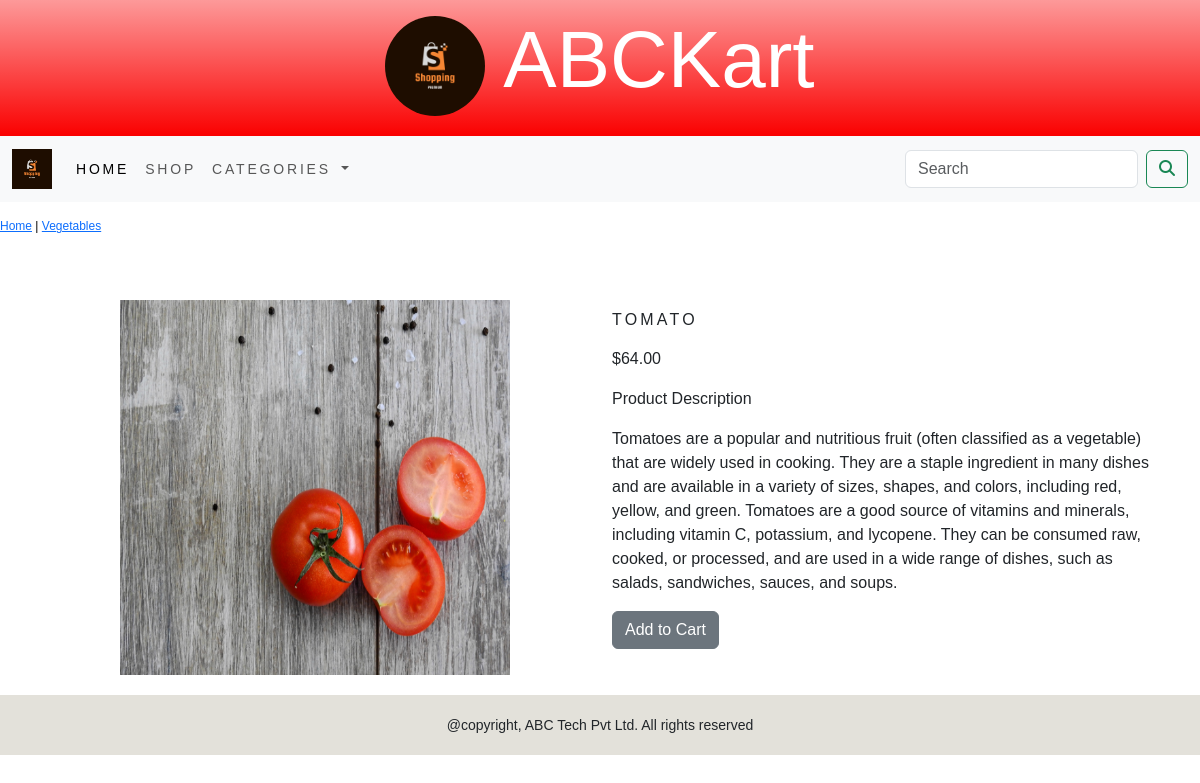
Page /vegetables/tomato/ on the committed database.
### ekart/models.py (models this page shows, shortened)
class Products(models.Model):
    name = models.CharField(max_length=250, unique=True)
    slug = models.SlugField(max_length=250, unique=True)
    pdesc = models.TextField(blank=True)
    price = models.DecimalField(max_digits=10, decimal_places=2)
    category = models.ForeignKey('Categories', on_delete=models.CASCADE)
    image = models.ImageField(upload_to='Products', blank=True)
    stock = models.IntegerField()
    available = models.BooleanField(default=True)
    created = models.DateTimeField(auto_now_add=True)
    updated = models.DateTimeField(auto_now=True)
    class Meta:
        ordering = ('name',)
        verbose_name = 'product'
        verbose_name_plural = 'products'

class Categories(models.Model):
    name = models.CharField(max_length=250, unique=True)
    slug = models.SlugField(max_length=250, unique=True)
    desc = models.TextField(blank=True)
    image = models.ImageField(upload_to='Category', blank=True)
    class Meta:
        ordering = ('name',)
        verbose_name = 'category'
        verbose_name_plural = 'categories'
    def get_url(self):
        return reverse('ekart:products_by_category', args=[self.slug])
    def __str__(self):
        return '{}'.format(self.name)

### ekart/views.py (the view)
# urls.py: path('<slug:c_slug>/<slug:product_slug>/', views.proDetail, name='prodCatdetail')
def proDetail(request, c_slug, product_slug):
    try:
        product = Products.objects.get(category__slug=c_slug, slug=product_slug)
    except Exception as e:
        raise e
    return render(request, 'product.html', {'product':product})

### cart/context_processors.py (called while the page is built)
def counter(request):
    item_count = 0
    if 'admin' in request.path:
        return {}
    else:
        try:
            cart = Cart.objects.filter(cart_id=_cart_id(request))
            cart_items = CartItem.objects.all().filter(cart=cart[:1])
            for cart_item in cart_items:
                item_count += cart_item.quantity
        except Cart.DoesNotExist:
            item_count = 0
    return dict(item_count=item_count)

### cart/views.py (called while the page is built)
def _cart_id(request):
    cart = request.session.session_key
    if not cart:
        cart = request.session.create()
    return cart

### ekart/context_processors.py (called while the page is built)
def menu_links(request):
    links = Categories.objects.all()
    return dict(links=links)

### templates/product.html (shortened to what this page needs)
{% extends 'base.html' %}
{% load static %}
{% block content %}
<div class="row my_prod_row_class">
    <div class="mx_auto">
                <p><a href="{% url 'ekart:allProdCat' %}">Home</a> | <a href="{{product.category.get_url}}">{{product.category}}</a> </p>
    </div>
</div>
<div class="container">
<br>
<div class="row">
    <div class="col-12 col-sm-12 col-md-12 col-lg-6 text-center">
        <div style="min-width:18rem;">
            <img class="my_image my_image_padding" src="{{product.image.url}}" alt="{{product.name}}" style="height:400px; width:400px; padding-bottom:20px;">
        </div>
    </div>
    <div class="col-12 col-sm-12 col-md-12 col-lg-6">
        <h1 class="my_prod_title">{{product.name}}</h1>
        <p>${{product.price}}</p>
        <p>Product Description</p>
        <p class="text-justify my_prod_text">{{product.pdesc}}</p>
        {% if product.stock <= 0 %}
            <p class="text-justify my_prod_text"><b>Currently Out Of Stock</b></p>
        {% else %}
            <a class="btn btn-secondary" href="{% url 'cart:add_cart' product.id %}">Add to Cart</a>
        {% endif %}
    </div>
</div>
</div>
{% endblock %}

### static/css/custom.css (style rules this page uses)
body { font-family: 'Poppins', sans-serif; }
.my_image { width:100%; height:auto; }
.my_image_padding { padding:5px; }
.my_prod_row_class { padding-top:15px; padding-bottom:20px; }
.my_prod_row_class .mx_auto { color:#000; font-size:12px; text-decoration:none; }
.my_prod_title { font-size:16px; text-transform:uppercase; letter-spacing:0.2em; padding-top:15px; padding-bottom:10px; }

### rows in the picture
Products: category "Vegetables", image (picture), name "TOMATO", price "64.00", pdesc "Tomatoes are a popular and nutritious fruit (often classified as a vegetable) that are widely used in cooking. They are a staple ingredient in many dishes and are available in a variety of sizes, shapes, and colors, including red, yellow, and green. Tomatoes are a good source of vitamins and minerals, including vitamin C, potassium, and lycopene. They can be consumed raw, cooked, or processed, and are used in a wide range of dishes, such as salads, sandwiches, sauces, and soups."
